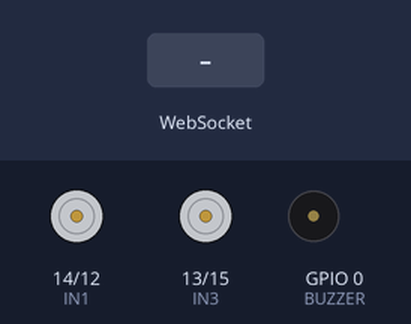
The sketch below on a simulated ESP8266 (NodeMCU). Shown: motor-driver pin pairs drawn as motors (green arrow = first pin HIGH = forward, orange = second pin HIGH = backward, longer = more drive, scaled by the enable pin), buzzer (waves = sounding, pin HIGH). Inputs (shaded band) come from the test bench. WiFi joins after 1.5 s; servers stay silent unless stated; what the sketch prints to the serial monitor is not drawn.

Above: at 2.7 s.
2.8 s: WebSocket text "B1" received
At 3.4 s:
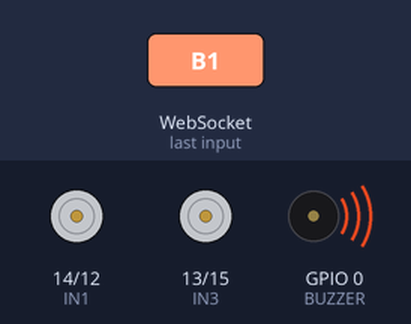
4.3 s: WebSocket text "5" received
At 4.6 s:
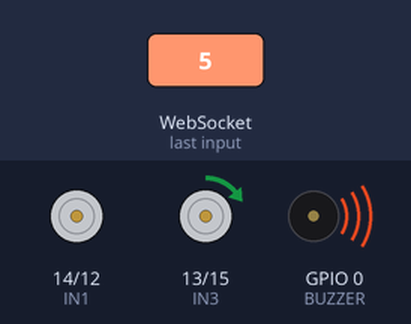
5.8 s: WebSocket text "B0" received
At 6.9 s:
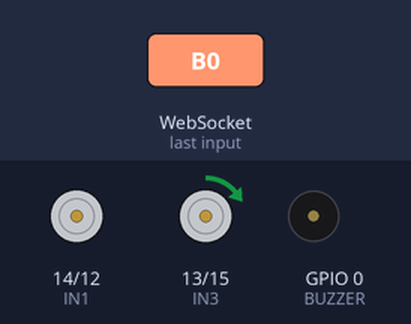
7.3 s: WebSocket text "200" received
At 8.1 s:
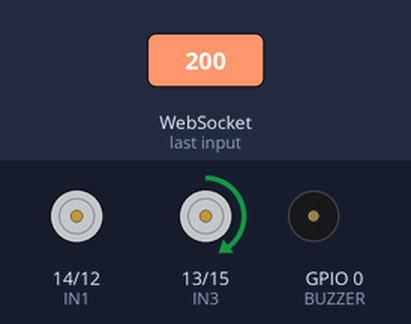
8.8 s: WebSocket text "B1" received
At 9.2 s:
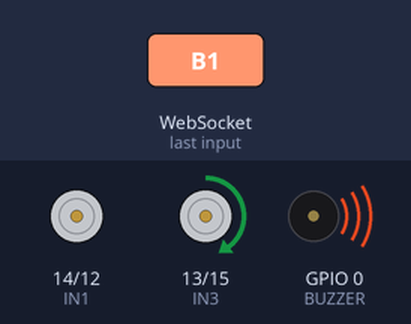
Timing chart, 0 to 11.3 s (numbered marks = the images above; inputs shaded):
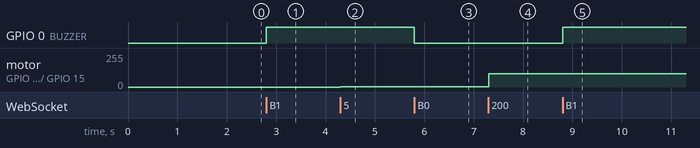

The sketch:

esp8266_race_car.ino
```cpp
#include <ESP8266WiFi.h>
#include <ESP8266WebServer.h>
#include <WebSocketsServer.h>

const char* ssid = "YOUR_WIFI_NAME";
const char* password = "YOUR_PASSWORD";

ESP8266WebServer server(80);
WebSocketsServer webSocket = WebSocketsServer(81);

// Motor Pins
#define ENA 5    // D1
#define IN1 14   // D5
#define IN2 12   // D6
#define IN3 13   // D7
#define IN4 15   // D8
#define ENB 4    // D2

// ✅ Buzzer Pin (NEW)
#define BUZZER 0   // D3 (GPIO0)

void setup() {
  Serial.begin(115200);

  pinMode(ENA, OUTPUT);
  pinMode(IN1, OUTPUT);
  pinMode(IN2, OUTPUT);
  pinMode(IN3, OUTPUT);
  pinMode(IN4, OUTPUT);
  pinMode(ENB, OUTPUT);

  // ✅ Buzzer setup (NEW)
  pinMode(BUZZER, OUTPUT);
  digitalWrite(BUZZER, LOW);

  analogWriteFreq(1000);
  analogWriteRange(1023);

  WiFi.begin(ssid, password);
  while (WiFi.status() != WL_CONNECTED) {
    delay(500);
    Serial.print(".");
  }

  Serial.println("\nConnected!");
  Serial.print("IP: ");
  Serial.println(WiFi.localIP());

  server.on("/", handleRoot);
  server.begin();

  webSocket.begin();
  webSocket.onEvent(webSocketEvent);
}

void loop() {
  server.handleClient();
  webSocket.loop();
}

void move(int left, int right) {

  if (right >= 0) {
    digitalWrite(IN1, HIGH);
    digitalWrite(IN2, LOW);
  } else {
    digitalWrite(IN1, LOW);
    digitalWrite(IN2, HIGH);
  }

  if (left >= 0) {
    digitalWrite(IN3, HIGH);
    digitalWrite(IN4, LOW);
  } else {
    digitalWrite(IN3, LOW);
    digitalWrite(IN4, HIGH);
  }

  analogWrite(ENA, abs(right));
  analogWrite(ENB, abs(left));
}

void webSocketEvent(uint8_t num, WStype_t type, uint8_t * payload, size_t length) {

  if (type == WStype_TEXT) {

    String data = String((char*)payload);

    // ✅ Buzzer Control (NEW)
    if (data == "B1") {
      digitalWrite(BUZZER, HIGH);
      return;
    }
    if (data == "B0") {
      digitalWrite(BUZZER, LOW);
      return;
    }

    int commaIndex = data.indexOf(',');
    int v = data.substring(0, commaIndex).toInt();
    int t = data.substring(commaIndex + 1).toInt();

    int left = constrain(v + t, -1023, 1023);
    int right = constrain(v - t, -1023, 1023);

    move(left, right);
  }
}

void handleRoot() {

  String html = R"rawliteral(
<!DOCTYPE html>
<html>
<head>
<meta name="viewport" content="width=device-width, initial-scale=1.0">
<style>
body {
  background:#111;
  display:flex;
  flex-direction:column;
  justify-content:center;
  align-items:center;
  height:100vh;
  margin:0;
  font-family:sans-serif;
}
h2 { color:cyan; }
#base {
  width:250px; height:250px;
  background:#222;
  border-radius:50%;
  position:relative;
  border:3px solid cyan;
}
#stick {
  width:80px; height:80px;
  background:cyan;
  border-radius:50%;
  position:absolute;
  left:85px; top:85px;
  transition:0.05s;
}
button {
  margin-top:20px;
  padding:15px 40px;
  font-size:18px;
  background:cyan;
  border:none;
  border-radius:10px;
}
</style>
</head>
<body>

<h2>GUHAN Race Car</h2>
<div id="base">
  <div id="stick"></div>
</div>

<!-- ✅ Buzzer Button (NEW) -->
<button ontouchstart="buzzOn()" ontouchend="buzzOff()">BUZZER</button>

<script>
let ws = new WebSocket("ws://" + location.hostname + ":81/");
let stick = document.getElementById("stick");
let base = document.getElementById("base");

let max = 80;

base.addEventListener("touchmove", function(e){
  e.preventDefault();

  let rect = base.getBoundingClientRect();
  let x = e.touches[0].clientX - rect.left - 125;
  let y = e.touches[0].clientY - rect.top - 125;

  let dist = Math.sqrt(x*x + y*y);
  if(dist > max){
    x *= max/dist;
    y *= max/dist;
  }

  stick.style.transform = `translate(${x}px, ${y}px)`;

  let v = Math.round(-y * 12);
  let t = Math.round(x * 12);

  ws.send(v + "," + t);
});

base.addEventListener("touchend", function(){
  stick.style.transform = "translate(0px,0px)";
  ws.send("0,0");
});

// ✅ Buzzer JS (NEW)
function buzzOn(){
  ws.send("B1");
}
function buzzOff(){
  ws.send("B0");
}
</script>

</body>
</html>
)rawliteral";

  server.send(200, "text/html", html);
}
```

Measured:
- after the input at 2.8 s, GPIO 0 (BUZZER): LOW → HIGH at once
- after the input at 4.3 s, motor on GPIO 13 (IN3) / GPIO 15 (IN4): stopped → forward 2/255 at once
- after the input at 5.8 s, GPIO 0 (BUZZER): HIGH → LOW at once
- after the input at 7.3 s, motor on GPIO 13 (IN3) / GPIO 15 (IN4): forward 2/255 → forward 99/255 at once
- after the input at 8.8 s, GPIO 0 (BUZZER): LOW → HIGH at once
